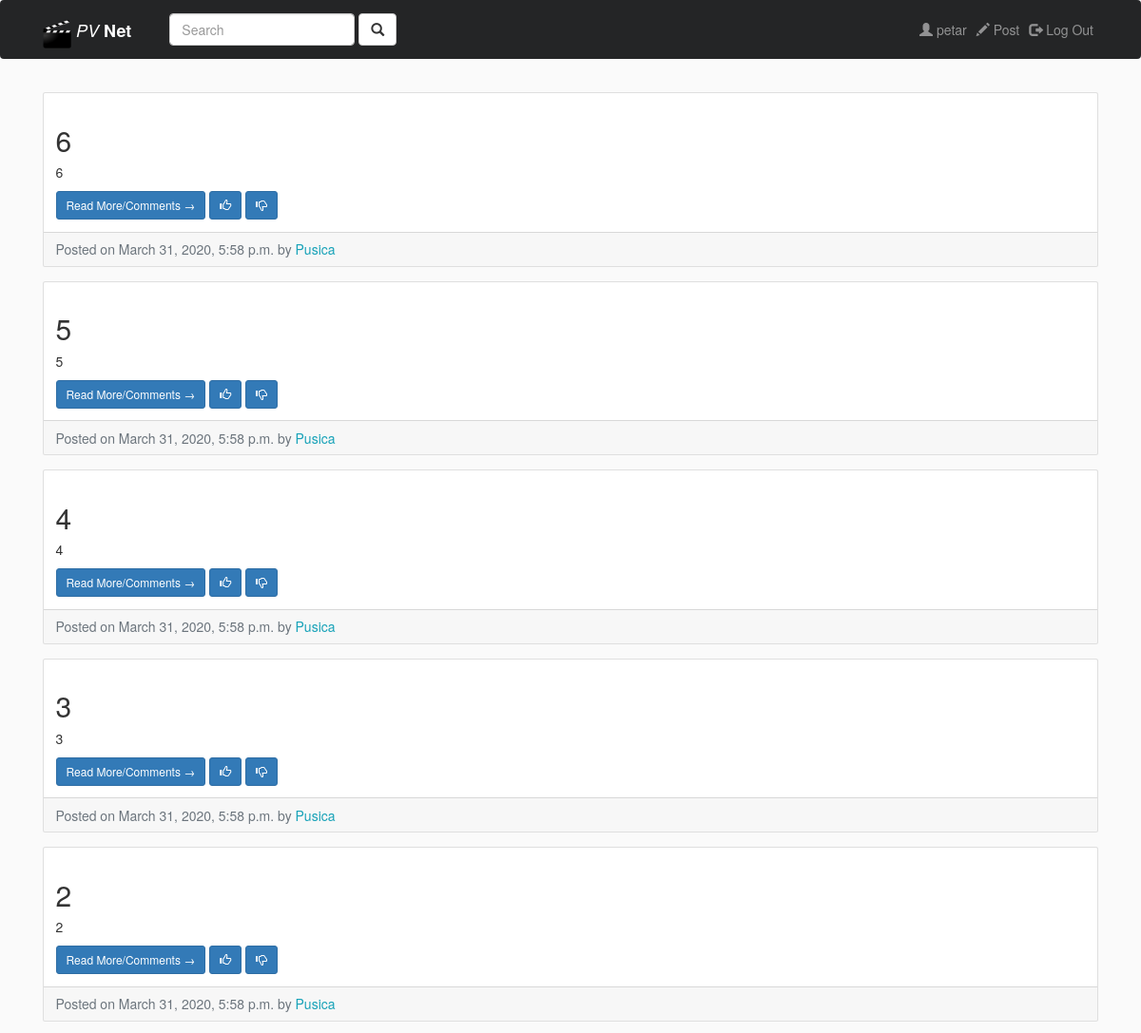
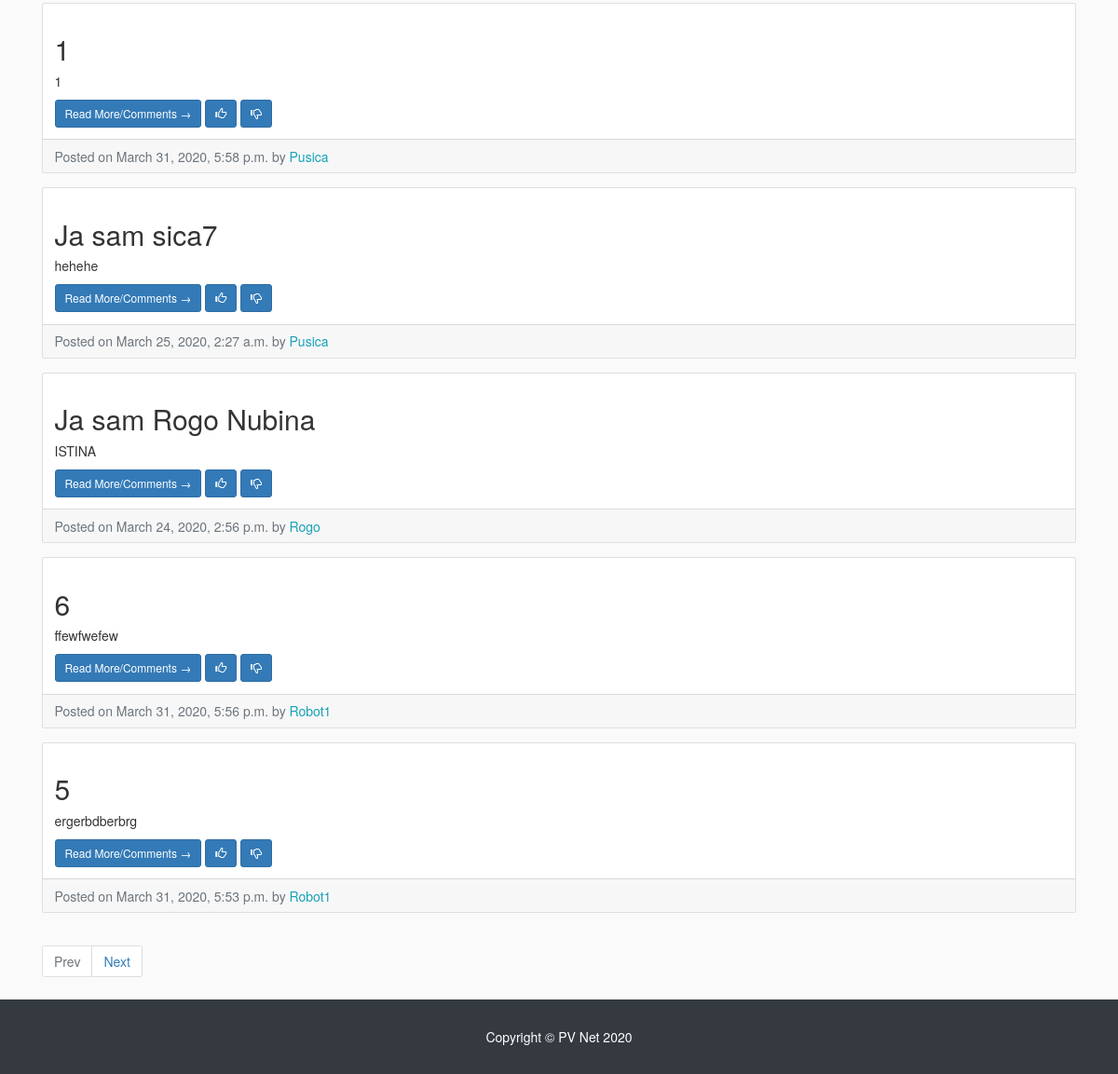
Before: / (signed in) with the older database file (2 pictures, top to bottom).
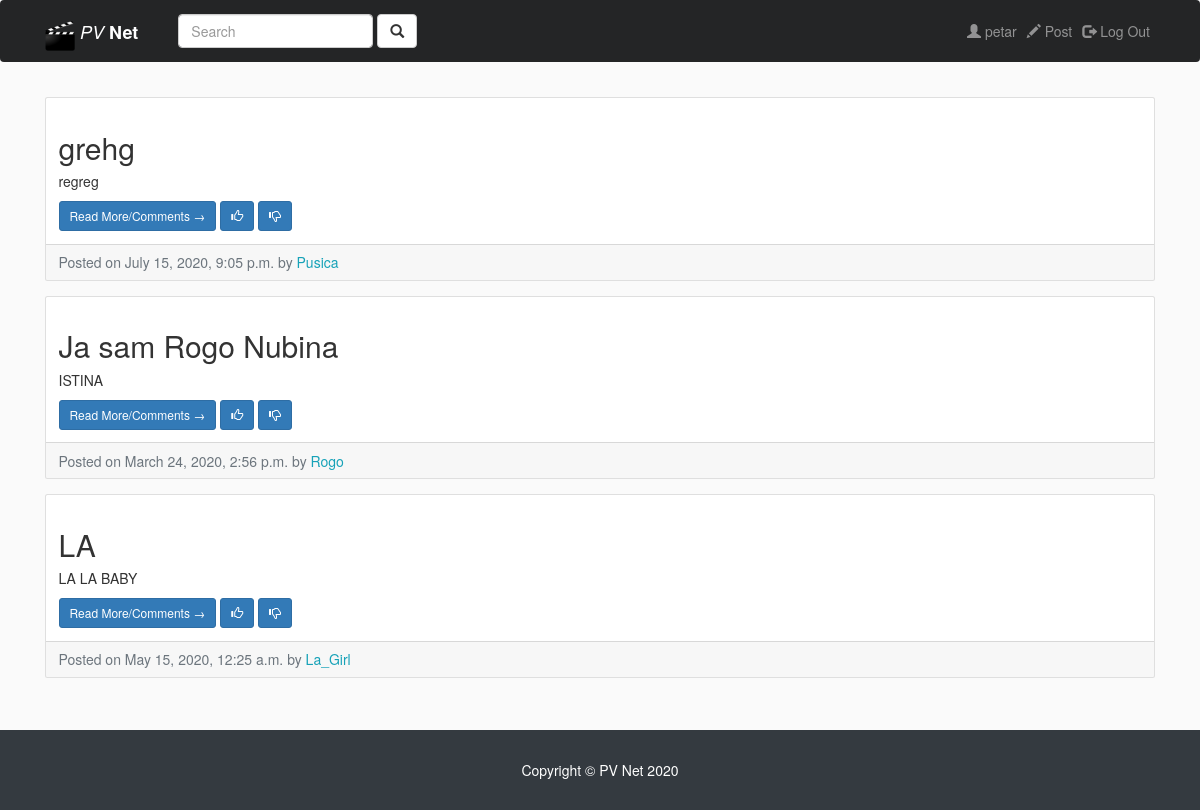
After: the same page with the newer database file.
### entries/models.py (models this page shows, shortened)
class Entry(models.Model):
    entry_title = models.CharField(max_length=50)
    entry_text = models.TextField()
    entry_date = models.DateTimeField(auto_now_add=True)
    entry_author = models.ForeignKey(User, on_delete = models.CASCADE)
    class Meta:
        verbose_name_plural = 'entries'

### entries/views.py (the view)
# urls.py: path('', HomeView.as_view(), name='blog-home'),
class HomeView(LoginRequiredMixin, ListView):
    model = Entry
    template_name = 'entries/index.html'
    context_object_name = "blog_entries"
    paginate_by = 10
    def get_queryset(self):
        user = self.request.user
        following_list = user.userprofile.following.all()
        blog_entries = []
        for i in following_list:
            blog_entries += Entry.objects.order_by('-entry_date').filter(entry_author = i.following.user)
        return blog_entries

### entries/templates/entries/index.html (shortened to what this page needs)
{% extends "entries/base.html" %}
{% load static %}
{% block content %}
<div class="col-md-12">
  {% for entry in blog_entries %}
  <div class="card mb-4 mt-4">
    <div class="card-body">
      <h2 class="card-title">{{ entry.entry_title }}</h2>
      <p class="card-text"> {{ entry.entry_text|truncatechars:100 }}</p>
      <a href="{% url 'entry-detail' entry.pk %}" class="btn btn-primary btn-sm">Read More/Comments &rarr;</a>
      <a href="" class="btn btn-primary btn-sm"> <span class="glyphicon glyphicon-thumbs-up"></span> </a>
      <a href="" class="btn btn-primary btn-sm"> <span class="glyphicon glyphicon-thumbs-down"></span> </a>
    </div>
    <div class="card-footer text-muted">
      Posted on {{ entry.entry_date }} by
      <a href="{% url 'profile' entry.entry_author.pk %}"><span class= "text-info mr-2">{{ entry.entry_author }}
{% if entry.entry_author == user %}(me){% endif %}</span></a>
    </div>
  </div>
  {% empty %}
  <h4>No entries found. Use the search bar to make some friends!</h4>
  {% endfor %}
  {% if is_paginated %}
            <nav>
                <ul class="pagination justify-content-center" style="margin:20px 0">
                {% if page_obj.has_previous %}
                    <li class="page-item">
                    <a class="page-link" href="?page={{ page_obj.previous_page_number }}">
                        <span>Prev</span>
                    </a>
                    </li>
                {% else %}
                    <li class="disabled page-item">
                    <a class="page-link" href="#">
                        <span>Prev</span>
                    </a>
                    </li>
                {% endif %}
                {% if page_obj.has_next %}
                    <li class="page-item">
                    <a class="page-link" href="?page={{ page_obj.next_page_number }}">
                        <span>Next</span>
                    </a>
                    </li>
                {% else %}
                    <li {% if not page_obj.has_next %}class="disabled page-item"{% endif %}>
                    <a class="page-link" href="#">
                        <span>Next</span>
                    </a>
                    </li>
                {% endif %}
                </ul>
            </nav>
            {% endif %}
  </div>
{% endblock %}

Changed rows visible on the page:
removed Entry: entry_title "6", entry_text "6", entry_date "March 31, 2020, 5:58 p.m.", entry_author "Pusica"
removed Entry: entry_title "5", entry_text "5", entry_date "March 31, 2020, 5:58 p.m.", entry_author "Pusica"
removed Entry: entry_title "4", entry_text "4", entry_date "March 31, 2020, 5:58 p.m.", entry_author "Pusica"
removed Entry: entry_title "3", entry_text "3", entry_date "March 31, 2020, 5:58 p.m.", entry_author "Pusica"
removed Entry: entry_title "2", entry_text "2", entry_date "March 31, 2020, 5:58 p.m.", entry_author "Pusica"
removed Entry: entry_title "1", entry_text "1", entry_date "March 31, 2020, 5:58 p.m.", entry_author "Pusica"
removed Entry: entry_title "Ja sam sica7", entry_text "hehehe", entry_date "March 25, 2020, 2:27 a.m.", entry_author "Pusica"
no longer on this page (row unchanged): Entry: entry_title "6", entry_text "ffewfwefew", entry_date "March 31, 2020, 5:56 p.m.", entry_author "Robot1"
no longer on this page (row unchanged): Entry: entry_title "5", entry_text "ergerbdberbrg", entry_date "March 31, 2020, 5:53 p.m.", entry_author "Robot1"
added Entry: entry_title "grehg", entry_text "regreg", entry_date "July 15, 2020, 9:05 p.m.", entry_author "Pusica"
now on this page (row unchanged): Entry: entry_title "LA", entry_text "LA LA BABY", entry_date "May 15, 2020, 12:25 a.m.", entry_author "La_Girl"
Other visible differences:
text no longer shown: "Prev Next"
